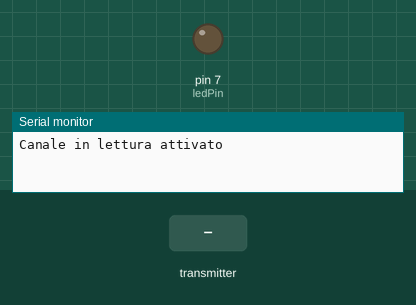
This sketch was run on a simulated Arduino Uno, built with avr-gcc and run on an emulated ATmega328P. Shown: output pins drawn as LEDs (lit = HIGH), the last lines printed to the serial monitor. Inputs (shaded band) come from the test bench. No radio packets arrive unless stated.

Above: at 1.2 s.
1.3 s: the transmitter starts sending stato = 1
At 2.3 s:
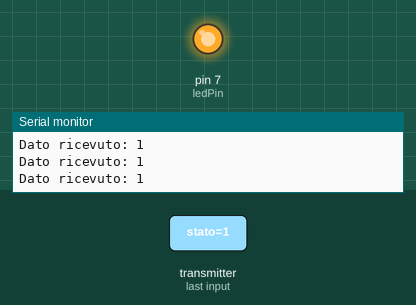
2.8 s: the transmitter starts sending stato = 0
At 4.2 s:
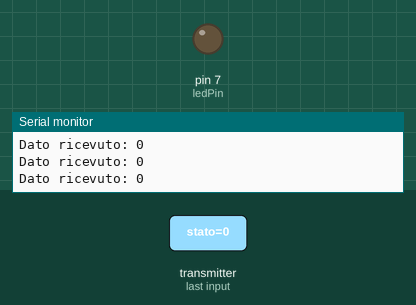
Timing chart, 0 to 5.8 s (numbered marks = the images above; inputs shaded):
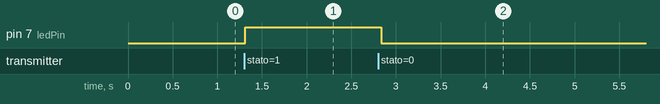

The sketch:

Ricevitore.ino
```cpp
#include <Arduino.h>
#include <SPI.h>
#include "RF24.h"

#define cePin 9
#define csnPin 10
#define ledPin 7

RF24 radio(cePin, csnPin);
byte indirizzo[6] = "Nodo1";

void setup() {
  pinMode(ledPin, OUTPUT);
  Serial.begin(9600);
  radio.begin();
  radio.setPALevel(RF24_PA_LOW);
  radio.openReadingPipe(1, indirizzo);
  radio.startListening();
  Serial.println("Canale in lettura attivato");
}

bool stato;

void loop() {
  while (radio.available()) {
    radio.read(&stato, sizeof(bool));
    Serial.print("Dato ricevuto: ");
    Serial.println(stato);
    if (stato) {
      digitalWrite(7, HIGH);
    } else {
      digitalWrite(7, LOW);
    }
  }
  delay(50);
}
```

Measured:
- after the input at 1.3 s, pin 7 (ledPin): LOW → HIGH at once
- after the input at 2.8 s, pin 7 (ledPin): HIGH → LOW at once
